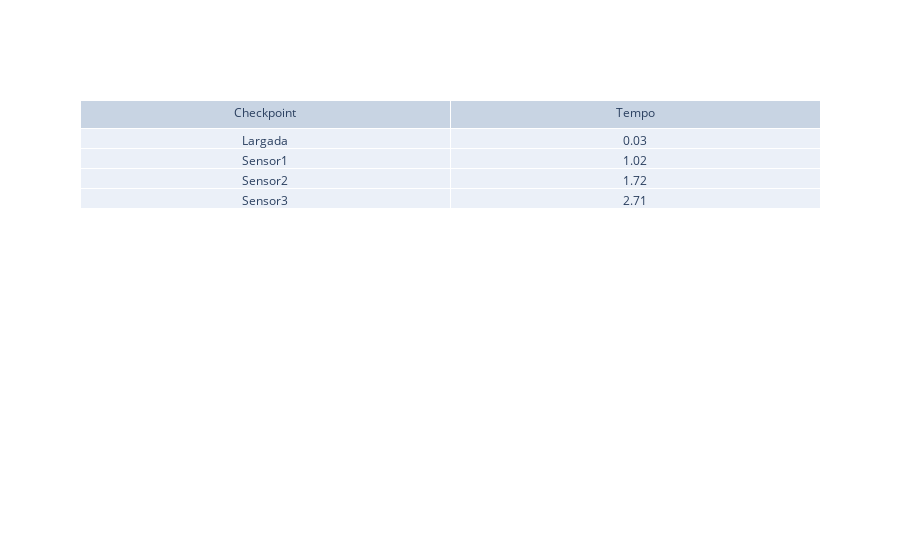
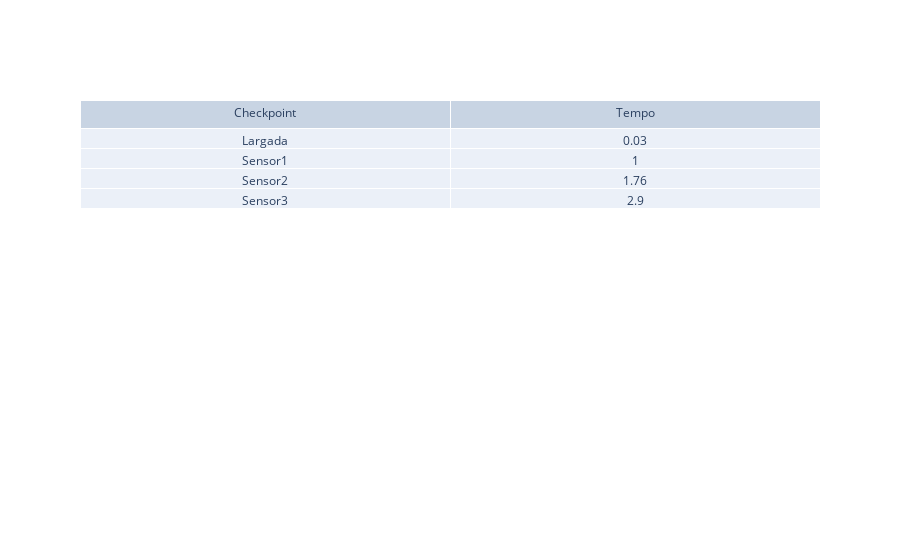
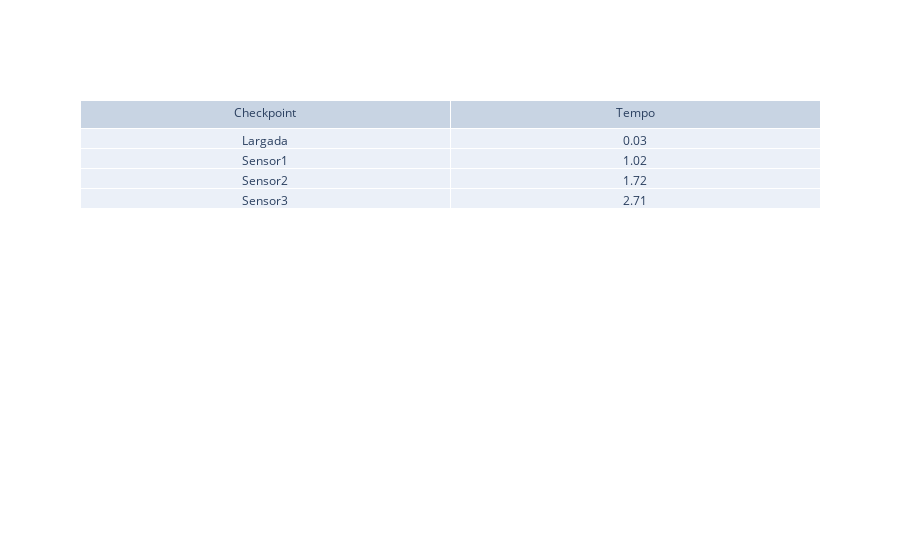
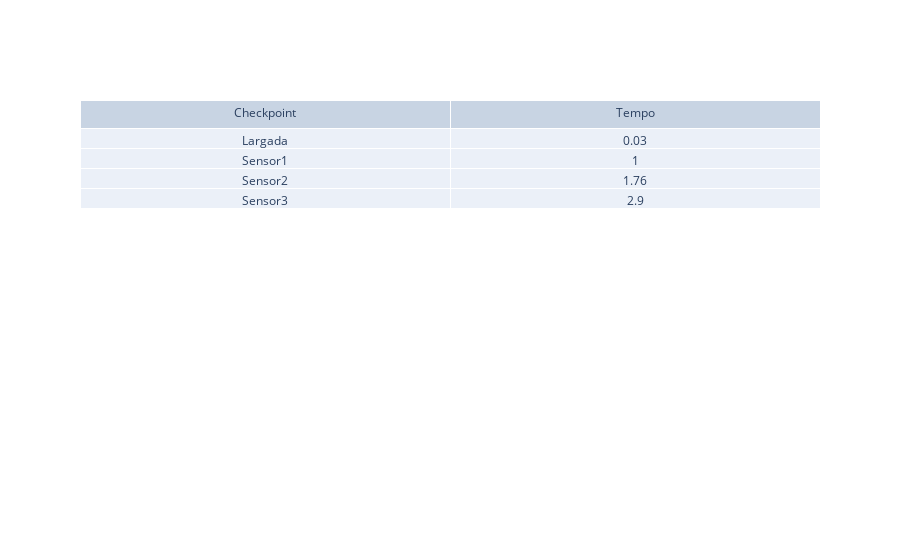

Source (notebook cell) for these figures, in order:
### Code cell
import pandas as pd
import matplotlib.pyplot as plt
import plotly.graph_objects as go
import plotly.express as px
import time
import json

sistema = 10

for x in range(sistema):
    # Carregando os dados do arquivo CSV da pista 1
    tabela = pd.read_csv("https://docs.google.com/spreadsheets/d/e/2PACX-1vQ6kSZFFAFOmYCWc4oo2MgRmykG67g9W39rGsDJHnPdUCjXrVXRtN9Opt1JiViyXbBpmGqn3ACT3Noj/pub?gid=0&single=true&output=csv", sep=",")


    # Carregando os dados do arquivo CSV da pista 2
    tabela2 = pd.read_csv("https://docs.google.com/spreadsheets/d/e/2PACX-1vRueSMMti07iytADnJSDiFlxIwb1pFabu6wxPXOJhuymj-8mIvKR9LWvsRYoGnJy0pyjn5QPPYvxmdj/pub?gid=0&single=true&output=csv", sep=",")


    distanciaSensores = [0, 2, 4.5, 7.5]

    # Obtendo o último ciclo de tempo, velocidade e aceleração
    linhasTabela = len(tabela) - 1
    ultimoCicloTempo = tabela.loc[linhasTabela, ["tempoSensor1", "tempoSensor2", "tempoSensor3", "tempoSensor4"]]
    ultimoCicloVelocidade = tabela.loc[linhasTabela, ["velocidadeSensor1", "velocidadeSensor2", "velocidadeSensor3", "velocidadeSensor4"]]
    ultimoCicloAceleracao = tabela.loc[linhasTabela, ["aceleracaoSensor1", "aceleracaoSensor2", "aceleracaoSensor3", "aceleracaoSensor4"]]


    # Obtendo o último ciclo de tempo, velocidade e aceleração
    linhasTabela2 = len(tabela2) - 1
    ultimoCicloTempo2 = tabela2.loc[linhasTabela2, ["tempoSensor1", "tempoSensor2", "tempoSensor3", "tempoSensor4"]]
    ultimoCicloVelocidade2 = tabela2.loc[linhasTabela2, ["velocidadeSensor1", "velocidadeSensor2", "velocidadeSensor3", "velocidadeSensor4"]]
    ultimoCicloAceleracao2 = tabela2.loc[linhasTabela2, ["aceleracaoSensor1", "aceleracaoSensor2", "aceleracaoSensor3", "aceleracaoSensor4"]]


    dados_tabela = {
        "ultimoCicloTempo": ultimoCicloTempo.to_dict(),
    }

    # Escrevendo o dicionário de tabela em um arquivo JSON
    with open('dados_tabela.json', 'w') as arquivo_json_tabela:
        json.dump(dados_tabela, arquivo_json_tabela)

    print("Arquivo JSON para tabela atualizado no ciclo")

    # Criando dicionários com os dados de tabela2
    dados_tabela2 = {
        "ultimoCicloTempo2": ultimoCicloTempo2.to_dict(),
    }

    # Escrevendo o dicionário de tabela2 em um arquivo JSON
    with open('dados_tabela2.json', 'w') as arquivo_json_tabela2:
        json.dump(dados_tabela2, arquivo_json_tabela2)

    print("Arquivo JSON para tabela2 atualizado no ciclo")

    fig = go.Figure(data=[go.Table(header=dict(values=['Checkpoint','Tempo']),
                cells=dict(values=[["Largada", "Sensor1", "Sensor2", "Sensor3"],ultimoCicloTempo]))
                    ])
    fig.show()
    fig.write_image("tempo pista 1.png")

    fig2 = go.Figure(data=[go.Table(header=dict(values=['Checkpoint','Tempo']),
                cells=dict(values=[["Largada", "Sensor1", "Sensor2", "Sensor3"],ultimoCicloTempo2]))
                    ])
    fig2.show()
    fig2.write_image("tempo pista 2.png")

    # Criando um gráfico de linha para Distancia x Tempo do último ciclo da pista 1
    plt.plot(ultimoCicloTempo, distanciaSensores, marker='o', linestyle='-')
    plt.ylim(0,10)
    plt.title("Distancia x tempo do último ciclo")
    plt.xlabel("Tempo (s) ")
    plt.ylabel("Distancia (m)")
    plt.grid(True)  # Adiciona uma grade de fundo
    plt.savefig('Grafico distancia pista 1.png', format='png')
    plt.show()

    # Criando um gráfico de linha para Distancia x Tempo do último ciclo da pista 2
    plt.plot(ultimoCicloTempo2, distanciaSensores, marker='o', linestyle='-')
    plt.ylim(0,10)
    plt.title("Distancia x tempo do último ciclo")
    plt.xlabel("Tempo (s) ")
    plt.ylabel("Distancia (m)")
    plt.grid(True)  # Adiciona uma grade de fundo
    plt.savefig('Grafico distancia pista 2.png', format='png')
    plt.show()


    # Criando um gráfico de linha para Velocidade x Tempo do último ciclo da pista 1
    plt.plot(ultimoCicloTempo, ultimoCicloVelocidade, marker='o', linestyle='-')
    # plt.ylim(0,10)
    plt.title("Velocidade x tempo do último ciclo")
    plt.xlabel("Tempo (s) ")
    plt.ylabel("Velocidade (m/s)")
    plt.grid(True)  # Adiciona uma grade de fundo
    plt.savefig('Grafico Velocidade pista 1.png', format='png')
    plt.show()

    # Criando um gráfico de linha para Velocidade x Tempo do último ciclo da pista 2
    plt.plot(ultimoCicloTempo2, ultimoCicloVelocidade2, marker='o', linestyle='-')
    # plt.ylim(0,10)
    plt.title("Velocidade x tempo do último ciclo")
    plt.xlabel("Tempo (s) ")
    plt.ylabel("Velocidade (m/s)")
    plt.grid(True)  # Adiciona uma grade de fundo
    plt.savefig('Grafico Velocidade pista 2.png', format='png')
    plt.show()

    # Criando um gráfico de linha para Aceleração x Tempo do último ciclo da pista 1
    plt.plot(ultimoCicloTempo, ultimoCicloAceleracao, marker='o', linestyle='-')
    # plt.ylim(0,10)
    plt.title("Aceleração x tempo do último ciclo")
    plt.xlabel("Tempo (s)")
    plt.ylabel("Aceleração (m/2²)")
    plt.grid(True)  # Adiciona uma grade de fundo
    plt.savefig('Grafico aceleração pista 1.png', format='png')
    plt.show()

    # Criando um gráfico de linha para Aceleração x Tempo do último ciclo da pista 2
    plt.plot(ultimoCicloTempo2, ultimoCicloAceleracao2, marker='o', linestyle='-')
    # plt.ylim(0,10)
    plt.title("Aceleração x tempo do último ciclo")
    plt.xlabel("Tempo (s)")
    plt.ylabel("Aceleração (m/2²)")
    plt.grid(True)  # Adiciona uma grade de fundo
    plt.savefig('Grafico aceleração pista 2.png', format='png')
    plt.show()

    time.sleep(20)

### Figure 1 — Plotly figure (JSON) as saved in the notebook; plotly's stock layout.template omitted (floating-point values rounded to 4 significant figures)
{"data": [{"cells": {"values": [["Largada", "Sensor1", "Sensor2", "Sensor3"], ["0.03", "1.02", "1.72", "2.71"]]}, "header": {"values": ["Checkpoint", "Tempo"]}, "type": "table"}], "layout": {}}

### Figure 2 — Plotly figure (JSON) as saved in the notebook; plotly's stock layout.template omitted (floating-point values rounded to 4 significant figures)
{"data": [{"cells": {"values": [["Largada", "Sensor1", "Sensor2", "Sensor3"], ["0.03", "1", "1.76", "2.9"]]}, "header": {"values": ["Checkpoint", "Tempo"]}, "type": "table"}], "layout": {}}

### Figure 3 — Plotly figure (JSON) as saved in the notebook; plotly's stock layout.template omitted (floating-point values rounded to 4 significant figures)
{"data": [{"cells": {"values": [["Largada", "Sensor1", "Sensor2", "Sensor3"], ["0.03", "1.02", "1.72", "2.71"]]}, "header": {"values": ["Checkpoint", "Tempo"]}, "type": "table"}], "layout": {}}

### Figure 4 — Plotly figure (JSON) as saved in the notebook; plotly's stock layout.template omitted (floating-point values rounded to 4 significant figures)
{"data": [{"cells": {"values": [["Largada", "Sensor1", "Sensor2", "Sensor3"], ["0.03", "1", "1.76", "2.9"]]}, "header": {"values": ["Checkpoint", "Tempo"]}, "type": "table"}], "layout": {}}
